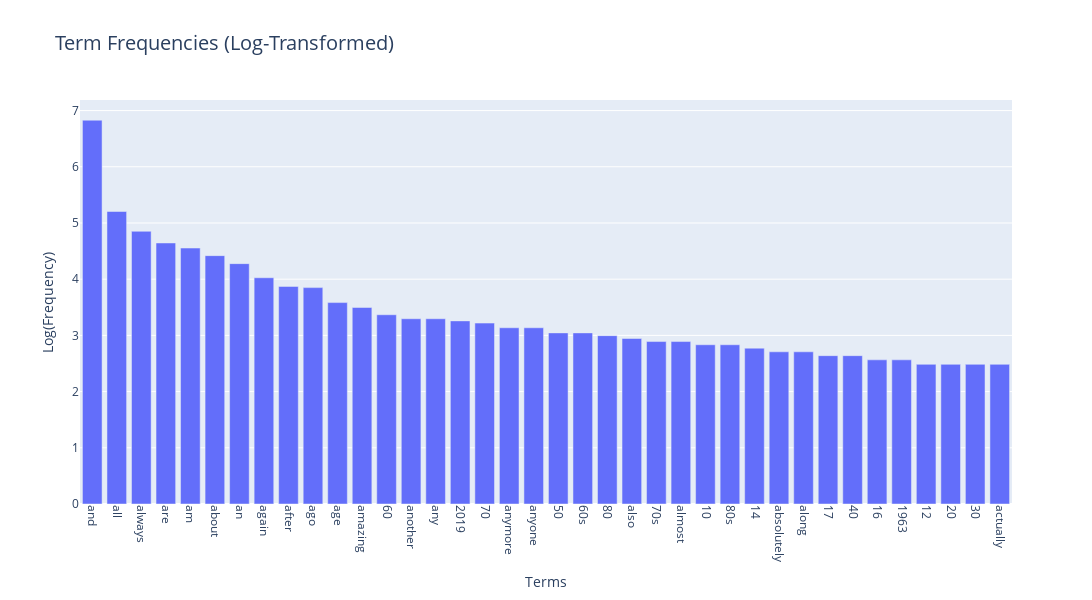

The notebook cell this image was saved under:
### Code cell
log_frequencies = np.log1p(sorted_frequencies)

fig = px.bar(x=sorted_terms, y=log_frequencies, labels={'x': 'Terms', 'y': 'Log(Frequency)'}, title="Term Frequencies (Log-Transformed)")
fig.update_layout(xaxis=dict(tickangle=90), height=600, width=1400, title_font_size=20)
fig.show()

### Figure 1 — Plotly figure (JSON) as saved in the notebook; plotly's stock layout.template omitted (floating-point values rounded to 4 significant figures)
{"data": [{"alignmentgroup": "True", "hovertemplate": "Terms=%{x}<br>Log(Frequency)=%{y}<extra></extra>", "legendgroup": "", "marker": {"color": "#636efa", "pattern": {"shape": ""}}, "name": "", "offsetgroup": "", "orientation": "v", "showlegend": false, "textposition": "auto", "type": "bar", "x": ["and", "all", "always", "are", "am", "about", "an", "again", "after", "ago", "age", "amazing", "60", "another", "any", "2019", "70", "anymore", "anyone", "50", "60s", "80", "also", "70s", "almost", "10", "80s", "14", "absolutely", "along", "17", "40", "16", "1963", "12", "20", "30", "actually"], "xaxis": "x", "y": [6.829, 5.204, 4.852, 4.644, 4.554, 4.419, 4.277, 4.025, 3.871, 3.85, 3.584, 3.497, 3.367, 3.296, 3.296, 3.258, 3.219, 3.135, 3.135, 3.045, 3.045, 2.996, 2.944, 2.89, 2.89, 2.833, 2.833, 2.773, 2.708, 2.708, 2.639, 2.639, 2.565, 2.565, 2.485, 2.485, 2.485, 2.485], "yaxis": "y"}], "layout": {"barmode": "relative", "height": 600, "legend": {"tracegroupgap": 0}, "title": {"font": {"size": 20}, "text": "Term Frequencies (Log-Transformed)"}, "width": 1400, "xaxis": {"anchor": "y", "domain": [0, 1], "tickangle": 90, "title": {"text": "Terms"}}, "yaxis": {"anchor": "x", "domain": [0, 1], "title": {"text": "Log(Frequency)"}}}}
